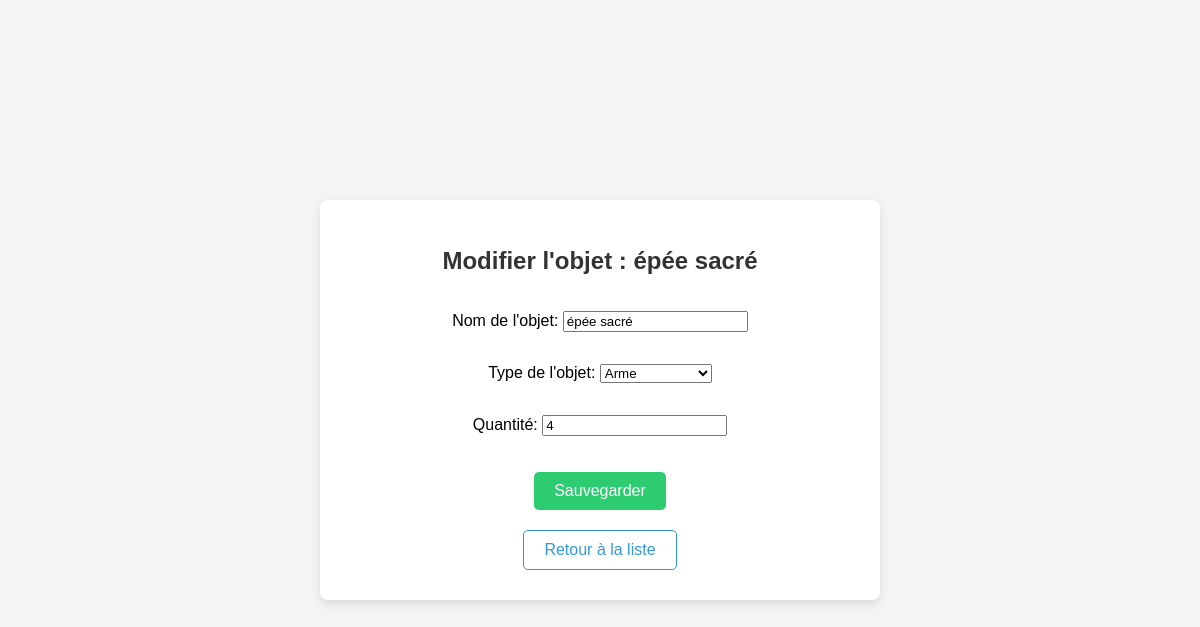
/App/update/5/ (signed in), run on the app's committed database.
### App/models.py (models this page shows, shortened)
class Item(models.Model):
    TYPE_CHOICES = [
        ('potion', 'Potion'),
        ('plante', 'Plante'),
        ('arme', 'Arme'),
        ('clé', 'Clé'),
        ('armure', 'Pièce d’armure'),
    ]
    nom = models.CharField(max_length=100)
    type = models.CharField(max_length=20, choices=TYPE_CHOICES)
    quantite = models.IntegerField(default=1)
    user = models.ForeignKey('User', on_delete=models.CASCADE, related_name='items', null=True)

### App/views.py (the view)
# urls.py: path('update/<int:item_id>/', update_item, name='update_item'),
def update_item(request, item_id):
    user_id = request.session.get('user_id')
    if not user_id:
        return redirect('login')
    item = get_object_or_404(Item, id=item_id, user_id=user_id)
    if request.method == 'POST':
        form = ItemForm(request.POST, instance=item)
        if form.is_valid():
            form.save()
            messages.success(request, 'L\'objet a été mis à jour avec succès.')
            return redirect('inventory_list')
    else:
        form = ItemForm(instance=item)
    return render(request, 'App/update_item.html', {'form': form, 'item': item})

### App/forms.py
class ItemForm(forms.ModelForm):
    class Meta:
        model = Item
        fields = ['nom', 'type', 'quantite']
        widgets = {
            'nom': forms.TextInput(attrs={'placeholder': 'Nom de l\'objet'}),
            'type': forms.Select(choices=Item.TYPE_CHOICES),  # Utilisation d'une liste déroulante pour le type
            'quantite': forms.NumberInput(attrs={'placeholder': 'Quantité'}),
        }
        labels = {
            'nom': 'Nom de l\'objet',
            'type': 'Type de l\'objet',
            'quantite': 'Quantité',
        }

### App/templates/App/update_item.html (shortened to what this page needs)
<!DOCTYPE html>
<html lang="fr">
<head>
    {% load static %}
    <link rel="stylesheet" type="text/css" href="{% static 'App/update_item_style.css' %}">
</head>
<body>
    <div class="container">
        <h1>Modifier l'objet : {{ item.nom }}</h1>
        <form method="post">
            {{ form.as_p }}
            <button type="submit">Sauvegarder</button>
        </form>
        <a href="{% url 'inventory_list' %}">Retour à la liste</a>
    </div>
</body>
</html>

### App/static/App/update_item_style.css (style rules this page uses)
body { font-family: Arial, sans-serif; background-color: #f4f4f4; margin: 0; padding: 0; display: flex; justify-content: center; align-items: center; height: 100vh; }
.container { background-color: #fff; border-radius: 8px; padding: 30px; box-shadow: 0 4px 8px rgba(0, 0, 0, 0.1); max-width: 500px; width: 100%; text-align: center; }
h1 { font-size: 24px; color: #333; margin-bottom: 20px; }
form { display: flex; flex-direction: column; align-items: center; }
form button { background-color: #2ecc71; color: white; border: none; padding: 10px 20px; font-size: 16px; border-radius: 5px; cursor: pointer; margin-top: 20px; transition: background-color 0.3s ease; }
a { display: inline-block; margin-top: 20px; text-decoration: none; color: #3498db; padding: 10px 20px; border: 1px solid #3498db; border-radius: 5px; transition: background-color 0.3s ease, color 0.3s ease; }

### data on the page
Item: nom "épée sacré", type "Arme", quantite "4"
